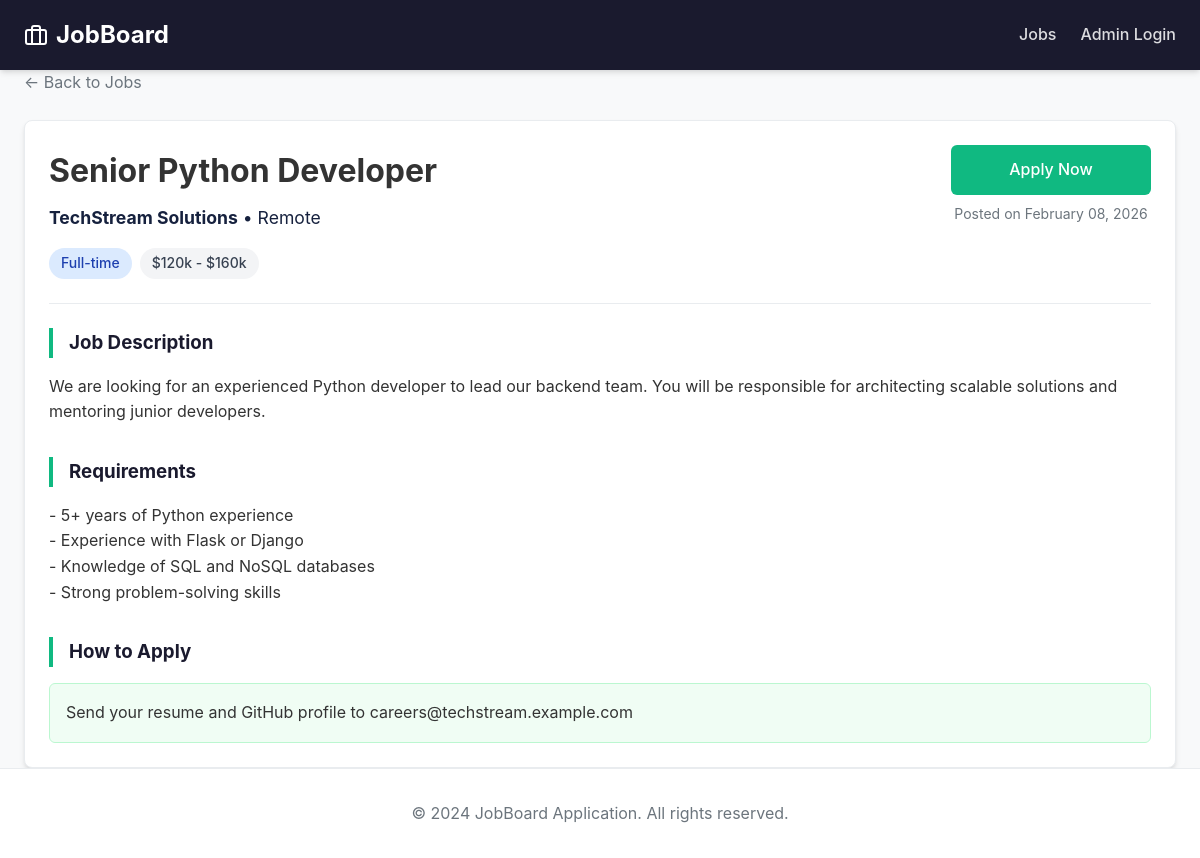
/job/1, run on the app's committed database.
### app.py (models this page shows, shortened)
class Job(db.Model):
    id = db.Column(db.Integer, primary_key=True)
    title = db.Column(db.String(100), nullable=False)
    company = db.Column(db.String(100), nullable=False)
    location = db.Column(db.String(100), nullable=False)
    job_type = db.Column(db.String(50), nullable=False)
    description = db.Column(db.Text, nullable=False)
    requirements = db.Column(db.Text, nullable=False)
    salary_range = db.Column(db.String(100), nullable=False)
    how_to_apply = db.Column(db.Text, nullable=False)
    posted_date = db.Column(db.DateTime, default=datetime.utcnow)

### app.py (the view)
@app.route('/job/<int:job_id>')
def job_detail(job_id):
    job = Job.query.get_or_404(job_id)
    return render_template('detail.html', job=job)

### templates/detail.html (shortened to what this page needs)
{% extends "base.html" %}
{% block content %}
<div class="mb-4">
    <a href="/" style="color: var(--light-text); text-decoration: none;">&larr; Back to Jobs</a>
</div>
<div class="card">
    <div class="card-body">
        <div class="flex justify-between items-start mb-4" style="flex-wrap: wrap; border-bottom: 1px solid var(--border); padding-bottom: 1.5rem; margin-bottom: 1.5rem;">
            <div>
                <h1 style="font-size: 2rem; margin-bottom: 0.5rem;">{{ job.title }}</h1>
                <div style="font-size: 1.1rem; color: var(--secondary); margin-bottom: 1rem;">
                    <strong>{{ job.company }}</strong> &bull; {{ job.location }}
                </div>
                <div class="flex gap-2">
                    <span class="badge badge-{{ job.job_type.lower().replace(' ', '-') }}">{{ job.job_type }}</span>
                    <span class="badge" style="background-color: #f3f4f6;">{{ job.salary_range }}</span>
                </div>
            </div>
            <div style="text-align: right; min-width: 200px;">
                <a href="mailto:?subject=Application for {{ job.title }}&body={{ job.how_to_apply }}" class="btn" style="width: 100%;">Apply Now</a>
                <div style="margin-top: 0.5rem; font-size: 0.875rem; color: var(--light-text); text-align: center;">
                    Posted on {{ job.posted_date.strftime('%B %d, %Y') }}
                </div>
            </div>
        </div>
        <div style="display: grid; gap: 2rem;">
            <section>
                <h3 style="color: var(--primary); margin-bottom: 1rem; border-left: 4px solid var(--accent); padding-left: 1rem;">Job Description</h3>
                <div style="white-space: pre-wrap;">{{ job.description }}</div>
            </section>
            <section>
                <h3 style="color: var(--primary); margin-bottom: 1rem; border-left: 4px solid var(--accent); padding-left: 1rem;">Requirements</h3>
                <div style="white-space: pre-wrap;">{{ job.requirements }}</div>
            </section>
            <section>
                <h3 style="color: var(--primary); margin-bottom: 1rem; border-left: 4px solid var(--accent); padding-left: 1rem;">How to Apply</h3>
                <div style="background-color: #f0fdf4; padding: 1rem; border-radius: 6px; border: 1px solid #bbf7d0;">
                    {{ job.how_to_apply }}
                </div>
            </section>
        </div>
    </div>
</div>
{% endblock %}

### templates/base.html (style rules this page uses)
:root { --primary: #1a1a2e; --secondary: #16213e; --accent: #10b981; --accent-hover: #059669; --bg: #f8f9fa; --text: #333; --light-text: #6c757d; --white: #ffffff; --border: #e9ecef; --shadow: 0 4px 6px -1px rgba(0, 0, 0, 0.1), 0 2px 4px -1px rgba(0, 0, 0, 0.06); }
* { box-sizing: border-box; margin: 0; padding: 0; }
body { font-family: -apple-system, BlinkMacSystemFont, "Segoe UI", Roboto, "Helvetica Neue", Arial, sans-serif; background-color: var(--bg); color: var(--text); line-height: 1.6; min-height: 100vh; display: flex; flex-direction: column; }
.btn { display: inline-block; background-color: var(--accent); color: var(--white); padding: 0.75rem 1.5rem; border: none; border-radius: 6px; font-size: 1rem; font-weight: 500; text-decoration: none; transition: background-color 0.2s; text-align: center; }
.card { background: var(--white); border-radius: 8px; box-shadow: var(--shadow); overflow: hidden; border: 1px solid var(--border); }
.card-body { padding: 1.5rem; }
.mb-4 { margin-bottom: 1.5rem; }
.flex { display: flex; }
.justify-between { justify-content: space-between; }
.gap-2 { gap: 0.5rem; }
.badge { display: inline-block; padding: 0.25rem 0.75rem; border-radius: 9999px; font-size: 0.875rem; font-weight: 500; background-color: #e5e7eb; color: #374151; }
.badge-full-time { background-color: #dbeafe; color: #1e40af; }

### data on the page
Job: title "Senior Python Developer", company "TechStream Solutions", location "Remote", job_type "Full-time", salary_range "$120k - $160k", posted_date "February 08, 2026", description "We are looking for an experienced Python developer to lead our backend team. You will be responsible for architecting scalable solutions and mentoring junior developers.", requirements "- 5+ years of Python experience - Experience with Flask or Django - Knowledge of SQL and NoSQL databases - Strong problem-solving skills", how_to_apply "Send your resume and GitHub profile to careers@techstream.example.com"
